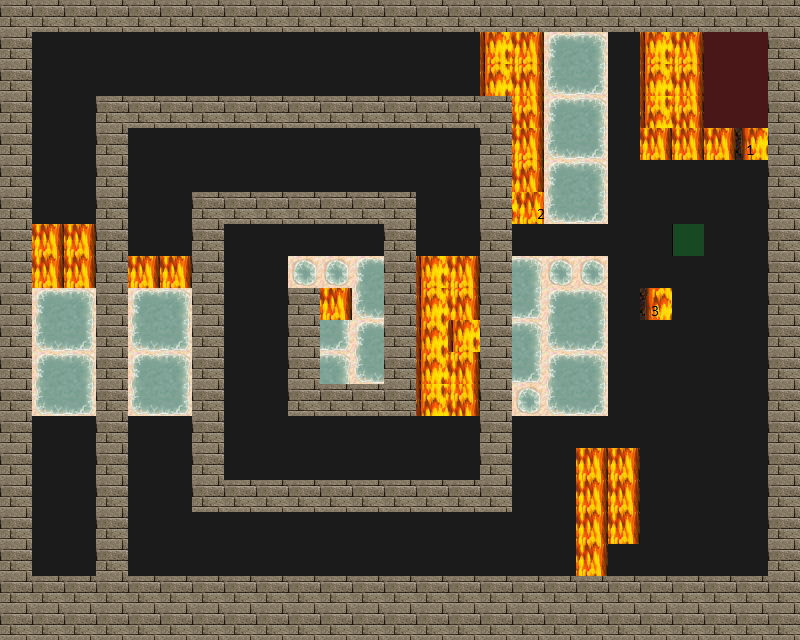

This game map was drawn from its Tiled (.tmx) file and the tilesets committed beside it. A one-line description and the full map source follow:
An orthogonal 25x20 tile map with 32x32 px tiles, 4 tile layers (Road, Trap, Wall, Utility), 4 tilesets.

<map version="1.0" tiledversion="1.1.5" orientation="orthogonal" renderorder="right-down" width="25" height="20" tilewidth="32" tileheight="32" infinite="0" nextobjectid="1">
 <tileset firstgid="1" source="tilesets/meta.tsx" />
 <tileset firstgid="3" source="tilesets/road.tsx" />
 <tileset firstgid="4" source="tilesets/traps.tsx" />
 <tileset firstgid="196" source="tilesets/wallsandroofs.tsx" />
 <layer name="Road" width="25" height="20">
  <data encoding="csv">
3,3,3,3,3,3,3,3,3,3,3,3,3,3,3,3,3,3,3,3,3,3,3,3,3,
3,3,3,3,3,3,3,3,3,3,3,3,3,3,3,3,3,3,3,3,3,3,3,3,3,
3,3,3,3,3,3,3,3,3,3,3,3,3,3,3,3,3,3,3,3,3,3,3,3,3,
3,3,3,3,3,3,3,3,3,3,3,3,3,3,3,3,3,3,3,3,3,3,3,3,3,
3,3,3,3,3,3,3,3,3,3,3,3,3,3,3,3,3,3,3,3,3,3,3,3,3,
3,3,3,3,3,3,3,3,3,3,3,3,3,3,3,3,3,3,3,3,3,3,3,3,3,
3,3,3,3,3,3,3,3,3,3,3,3,3,3,3,3,3,3,3,3,3,3,3,3,3,
3,3,3,3,3,3,3,3,3,3,3,3,3,3,3,3,3,3,3,3,3,3,3,3,3,
3,3,3,3,3,3,3,3,3,3,3,3,3,3,3,3,3,3,3,3,3,3,3,3,3,
3,3,3,3,3,3,3,3,3,3,3,3,3,3,3,3,3,3,3,3,3,3,3,3,3,
3,3,3,3,3,3,3,3,3,3,3,3,3,3,3,3,3,3,3,3,3,3,3,3,3,
3,3,3,3,3,3,3,3,3,3,3,3,3,3,3,3,3,3,3,3,3,3,3,3,3,
3,3,3,3,3,3,3,3,3,3,3,3,3,3,3,3,3,3,3,3,3,3,3,3,3,
3,3,3,3,3,3,3,3,3,3,3,3,3,3,3,3,3,3,3,3,3,3,3,3,3,
3,3,3,3,3,3,3,3,3,3,3,3,3,3,3,3,3,3,3,3,3,3,3,3,3,
3,3,3,3,3,3,3,3,3,3,3,3,3,3,3,3,3,3,3,3,3,3,3,3,3,
3,3,3,3,3,3,3,3,3,3,3,3,3,3,3,3,3,3,3,3,3,3,3,3,3,
3,3,3,3,3,3,3,3,3,3,3,3,3,3,3,3,3,3,3,3,3,3,3,3,3,
3,3,3,3,3,3,3,3,3,3,3,3,3,3,3,3,3,3,3,3,3,3,3,3,3,
3,3,3,3,3,3,3,3,3,3,3,3,3,3,3,3,3,3,3,3,3,3,3,3,3
</data>
 </layer>
 <layer name="Trap" width="25" height="20">
  <data encoding="csv">
0,0  ,0  ,0  ,0  ,0  ,0  ,0  ,0  ,0  ,0  ,0  ,0  ,0  ,0  ,0  ,0  ,0  ,0  ,0  ,0  ,0  ,0  ,0  ,0  ,
0,0  ,0  ,0  ,0  ,0  ,0  ,0  ,0  ,0  ,0  ,0  ,0  ,0  ,0  ,162,163,80,81,0  ,162,163,0  ,0  ,0  ,
0,0  ,0  ,0  ,0  ,0  ,0  ,0  ,0  ,0  ,0  ,0  ,0  ,0  ,0  ,178,179,96,97,0  ,178,179,0  ,0  ,0  ,
0,0  ,0  ,0  ,0  ,0  ,0  ,0  ,0  ,0  ,0  ,0  ,0  ,0  ,0  ,194,195,80,81,0  ,194,195,0  ,0  ,0  ,
0,0  ,0  ,0  ,0  ,0  ,0  ,0  ,0  ,0  ,0  ,0  ,0  ,0  ,0  ,162,163,96,97,0  ,163,163,163,160,0  ,
0,0  ,0  ,0  ,0  ,0  ,0  ,0  ,0  ,0  ,0  ,0  ,0  ,0  ,0  ,178,179,80,81,0  ,0  ,0  ,0  ,0  ,0  ,
0,0  ,0  ,0  ,0  ,0  ,0  ,0  ,0  ,0  ,0  ,0  ,0  ,0  ,0  ,194,161,96,97,0  ,0  ,0  ,0  ,0  ,0  ,
0,163,163,163,0  ,0  ,0  ,0  ,0  ,0  ,0  ,0  ,0  ,0  ,0  ,0  ,0  ,0  ,0  ,0  ,0  ,0  ,0  ,0  ,0  ,
0,163,163,163,163,163,0  ,0  ,0  ,62,62,80,81,162,163,80,81,62,62,0  ,0  ,0  ,0  ,0  ,0  ,
0,80,81,62,80,81,0  ,0  ,0  ,80,163,96,97,178,179,96,97,80,81,0  ,176  ,0  ,0  ,0  ,0  ,
0,96,97,62,96,97,0  ,0  ,0  ,96,97,80,81,178,162,80,81,96,97,0  ,0  ,0  ,0  ,0  ,0  ,
0,80,81,62,80,81,0  ,0  ,0  ,80,81,96,97,178,179,96,97,80,81,0  ,0  ,0  ,0  ,0  ,0  ,
0,96,97,62,96,97,0  ,0  ,0  ,96,97,62,62,194,195,62,62,96,97,0  ,0  ,0  ,0  ,0  ,0  ,
0,0  ,0  ,0  ,0  ,0  ,0  ,0  ,0  ,0  ,0  ,0  ,0  ,0  ,0  ,0  ,0  ,0  ,0  ,0  ,0  ,0  ,0  ,0  ,0  ,
0,0  ,0  ,0  ,0  ,0  ,0  ,0  ,0  ,0  ,0  ,0  ,0  ,0  ,0  ,0  ,0  ,0  ,163,163,0  ,0  ,0  ,0  ,0  ,
0,0  ,0  ,0  ,0  ,0  ,0  ,0  ,0  ,0  ,0  ,0  ,0  ,0  ,0  ,0  ,0  ,0  ,163,163,0  ,0  ,0  ,0  ,0  ,
0,0  ,0  ,0  ,0  ,0  ,0  ,0  ,0  ,0  ,0  ,0  ,0  ,0  ,0  ,0  ,0  ,0  ,163,163,0  ,0  ,0  ,0  ,0  ,
0,0  ,0  ,0  ,0  ,0  ,0  ,0  ,0  ,0  ,0  ,0  ,0  ,0  ,0  ,0  ,0  ,0  ,163,0  ,0  ,0  ,0  ,0  ,0  ,
0,0  ,0  ,0  ,0  ,0  ,0  ,0  ,0  ,0  ,0  ,0  ,0  ,0  ,0  ,0  ,0  ,0  ,0  ,0  ,0  ,0  ,0  ,0  ,0  ,
0,0  ,0  ,0  ,0  ,0  ,0  ,0  ,0  ,0  ,0  ,0  ,0  ,0  ,0  ,0  ,0  ,0  ,0  ,0  ,0  ,0  ,0  ,0  ,0  
</data>
 </layer>
 <layer name="Wall" width="25" height="20">
  <data encoding="csv">
261,261,261,261,261,261,261,261,261,261,261,261,261,261,261,261,261,261,261,261,261,261,261,261,261,
261,0  ,0  ,0  ,0  ,0  ,0  ,0  ,0  ,0  ,0  ,0  ,0  ,0  ,0  ,0  ,0  ,0  ,0  ,0  ,0  ,0  ,0  ,0  ,261,
261,0  ,0  ,0  ,0  ,0  ,0  ,0  ,0  ,0  ,0  ,0  ,0  ,0  ,0  ,0  ,0  ,0  ,0  ,0  ,0  ,0  ,0  ,0  ,261,
261,0  ,0  ,261,261,261,261,261,261,261,261,261,261,261,261,261,0  ,0  ,0  ,0  ,0  ,0  ,0  ,0  ,261,
261,0  ,0  ,261,0  ,0  ,0  ,0  ,0  ,0  ,0  ,0  ,0  ,0  ,0  ,261,0  ,0  ,0  ,0  ,0  ,0  ,0  ,0  ,261,
261,0  ,0  ,261,0  ,0  ,0  ,0  ,0  ,0  ,0  ,0  ,0  ,0  ,0  ,261,0  ,0  ,0  ,0  ,0  ,0  ,0  ,0  ,261,
261,0  ,0  ,261,0  ,0  ,261,261,261,261,261,261,261,0  ,0  ,261,0  ,0  ,0  ,0  ,0  ,0  ,0  ,0  ,261,
261,0  ,0  ,261,0  ,0  ,261,0  ,0  ,0  ,0  ,0  ,261,0  ,0  ,261,0  ,0  ,0  ,0  ,0  ,0  ,0  ,0  ,261,
261,0  ,0  ,261,0  ,0  ,261,0  ,0  ,0  ,0  ,0  ,261,0  ,0  ,261,0  ,0  ,0  ,0  ,0  ,0  ,0  ,0  ,261,
261,0  ,0  ,261,0  ,0  ,261,0  ,0  ,261,0  ,0  ,261,0  ,0  ,261,0  ,0  ,0  ,0  ,0  ,0  ,0  ,0  ,261,
261,0  ,0  ,261,0  ,0  ,261,0  ,0  ,261,0  ,0  ,261,0  ,0  ,261,0  ,0  ,0  ,0  ,0  ,0  ,0  ,0  ,261,
261,0  ,0  ,261,0  ,0  ,261,0  ,0  ,261,0  ,0  ,261,0  ,0  ,261,0  ,0  ,0  ,0  ,0  ,0  ,0  ,0  ,261,
261,0  ,0  ,261,0  ,0  ,261,0  ,0  ,261,261,261,261,0  ,0  ,261,0  ,0  ,0  ,0  ,0  ,0  ,0  ,0  ,261,
261,0  ,0  ,261,0  ,0  ,261,0  ,0  ,0  ,0  ,0  ,0  ,0  ,0  ,261,0  ,0  ,0  ,0  ,0  ,0  ,0  ,0  ,261,
261,0  ,0  ,261,0  ,0  ,261,0  ,0  ,0  ,0  ,0  ,0  ,0  ,0  ,261,0  ,0  ,0  ,0  ,0  ,0  ,0  ,0  ,261,
261,0  ,0  ,261,0  ,0  ,261,261,261,261,261,261,261,261,261,261,0  ,0  ,0  ,0  ,0  ,0  ,0  ,0  ,261,
261,0  ,0  ,261,0  ,0  ,0  ,0  ,0  ,0  ,0  ,0  ,0  ,0  ,0  ,0  ,0  ,0  ,0  ,0  ,0  ,0  ,0  ,0  ,261,
261,0  ,0  ,261,0  ,0  ,0  ,0  ,0  ,0  ,0  ,0  ,0  ,0  ,0  ,0  ,0  ,0  ,0  ,0  ,0  ,0  ,0  ,0  ,261,
261,261,261,261,261,261,261,261,261,261,261,261,261,261,261,261,261,261,261,261,261,261,261,261,261,
261,261,261,261,261,261,261,261,261,261,261,261,261,261,261,261,261,261,261,261,261,261,261,261,261
</data>
 </layer>
 <layer name="Utility" width="25" height="20">
  <data encoding="csv">
0,0  ,0  ,0  ,0  ,0  ,0  ,0  ,0  ,0  ,0  ,0  ,0  ,0  ,0  ,0  ,0  ,0  ,0  ,0  ,0  ,0  ,0  ,0  ,0  ,
0,0  ,0  ,0  ,0  ,0  ,0  ,0  ,0  ,0  ,0  ,0  ,0  ,0  ,0  ,0  ,0  ,0  ,0  ,0  ,0  ,0  ,1,1,0  ,
0,0  ,0  ,0  ,0  ,0  ,0  ,0  ,0  ,0  ,0  ,0  ,0  ,0  ,0  ,0  ,0  ,0  ,0  ,0  ,0  ,0  ,1,1,0  ,
0,0  ,0  ,0  ,0  ,0  ,0  ,0  ,0  ,0  ,0  ,0  ,0  ,0  ,0  ,0  ,0  ,0  ,0  ,0  ,0  ,0  ,1,1,0  ,
0,0  ,0  ,0  ,0  ,0  ,0  ,0  ,0  ,0  ,0  ,0  ,0  ,0  ,0  ,0  ,0  ,0  ,0  ,0  ,0  ,0  ,0  ,0  ,0  ,
0,0  ,0  ,0  ,0  ,0  ,0  ,0  ,0  ,0  ,0  ,0  ,0  ,0  ,0  ,0  ,0  ,0  ,0  ,0  ,0  ,0  ,0  ,0  ,0  ,
0,0  ,0  ,0  ,0  ,0  ,0  ,0  ,0  ,0  ,0  ,0  ,0  ,0  ,0  ,0  ,0  ,0  ,0  ,0  ,0  ,0  ,0  ,0  ,0  ,
0,0  ,0  ,0  ,0  ,0  ,0  ,0  ,0  ,0  ,0  ,0  ,0  ,0  ,0  ,0  ,0  ,0  ,0  ,0  ,0  ,2  ,0  ,0  ,0  ,
0,0  ,0  ,0  ,0  ,0  ,0  ,0  ,0  ,0  ,0  ,0  ,0  ,0  ,0  ,0  ,0  ,0  ,0  ,0  ,0  ,0  ,0  ,0  ,0  ,
0,0  ,0  ,0  ,0  ,0  ,0  ,0  ,0  ,0  ,0  ,0  ,0  ,0  ,0  ,0  ,0  ,0  ,0  ,0  ,0  ,0  ,0  ,0  ,0  ,
0,0  ,0  ,0  ,0  ,0  ,0  ,0  ,0  ,0  ,0  ,0  ,0  ,0  ,0  ,0  ,0  ,0  ,0  ,0  ,0  ,0  ,0  ,0  ,0  ,
0,0  ,0  ,0  ,0  ,0  ,0  ,0  ,0  ,0  ,0  ,0  ,0  ,0  ,0  ,0  ,0  ,0  ,0  ,0  ,0  ,0  ,0  ,0  ,0  ,
0,0  ,0  ,0  ,0  ,0  ,0  ,0  ,0  ,0  ,0  ,0  ,0  ,0  ,0  ,0  ,0  ,0  ,0  ,0  ,0  ,0  ,0  ,0  ,0  ,
0,0  ,0  ,0  ,0  ,0  ,0  ,0  ,0  ,0  ,0  ,0  ,0  ,0  ,0  ,0  ,0  ,0  ,0  ,0  ,0  ,0  ,0  ,0  ,0  ,
0,0  ,0  ,0  ,0  ,0  ,0  ,0  ,0  ,0  ,0  ,0  ,0  ,0  ,0  ,0  ,0  ,0  ,0  ,0  ,0  ,0  ,0  ,0  ,0  ,
0,0  ,0  ,0  ,0  ,0  ,0  ,0  ,0  ,0  ,0  ,0  ,0  ,0  ,0  ,0  ,0  ,0  ,0  ,0  ,0  ,0  ,0  ,0  ,0  ,
0,0  ,0,0  ,0  ,0  ,0  ,0  ,0  ,0  ,0  ,0  ,0  ,0  ,0  ,0  ,0  ,0  ,0  ,0  ,0  ,0  ,0  ,0  ,0  ,
0,0  ,0  ,0  ,0  ,0  ,0  ,0  ,0  ,0  ,0  ,0  ,0  ,0  ,0  ,0  ,0  ,0  ,0  ,0  ,0  ,0  ,0  ,0  ,0  ,
0,0  ,0  ,0  ,0  ,0  ,0  ,0  ,0  ,0  ,0  ,0  ,0  ,0  ,0  ,0  ,0  ,0  ,0  ,0  ,0  ,0  ,0  ,0  ,0  ,
0,0  ,0  ,0  ,0  ,0  ,0  ,0  ,0  ,0  ,0  ,0  ,0  ,0  ,0  ,0  ,0  ,0  ,0  ,0  ,0  ,0  ,0  ,0  ,0  
</data>
 </layer>
</map>
